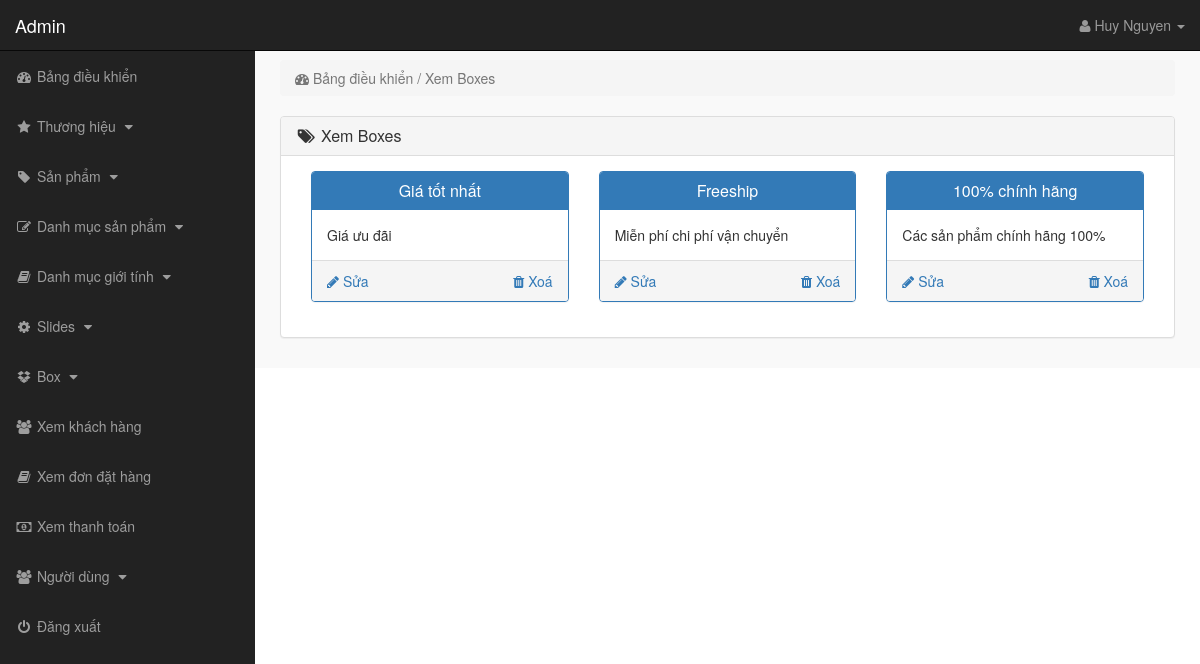
Screenshot of /admin_area/index.php?view_boxes (signed in) with the database file from the repository.
### tables this page shows
CREATE TABLE `boxes_section` (
  `box_id` int(10) NOT NULL,
  `box_title` text NOT NULL,
  `box_desc` text NOT NULL
);

### admin_area/view_boxes.php (the view)
<?php
if (!isset($_SESSION['admin_email'])) {
    echo "<script>window.open('login.php','_self')</script>";
} else {
?>
<div class="row">
    <div class="col-lg-12">
        <ol class="breadcrumb">
            <li class="active">
                <i class="fa fa-dashboard"></i> Bảng điều khiển / Xem Boxes
            </li>
        </ol>
    </div>
</div>
<div class="row">
    <div class="col-lg-12">
        <div class="panel panel-default">
            <div class="panel-heading">
                <h3 class="panel-title">
                    <i class="fa fa-tags fa-fw"></i> Xem Boxes
                </h3>
            </div>
            <div class="panel-body">
                <?php
                    $get_boxes = "select * from boxes_section";
                    $run_boxes = mysqli_query($conn, $get_boxes);
                    while ($run_boxes_section = mysqli_fetch_array($run_boxes)) {
                        $box_id = $run_boxes_section['box_id'];
                        $box_title = $run_boxes_section['box_title'];
                        $box_desc = $run_boxes_section['box_desc'];
                    ?>
                <div class="col-lg-4 col-md-4">
                    <div class="panel panel-primary">
                        <div class="panel-heading">
                            <h3 class="panel-title" align="center">
                                <?php echo $box_title; ?>
                            </h3>
                        </div>
                        <div class="panel-body">
                            <?php echo $box_desc; ?>
                        </div>
                        <div class="panel-footer">
                            <center>
                                <a href="index.php?delete_box=<?php echo $box_id; ?>" class="pull-right">
                                    <i class="fa fa-trash"></i> Xoá
                                </a>
                                <a href="index.php?edit_box=<?php echo $box_id; ?>" class="pull-left">
                                    <i class="fa fa-pencil"></i> Sửa
                                </a>
                                <div class="clearfix"></div>
                            </center>
                        </div>
                    </div>
                </div>
                <?php } ?>
            </div>
        </div>
    </div>
</div>
</div>
<?php } ?>

### admin_area/includes/sidebar.php (shortened to what this page needs)
<?php
if (!isset($_SESSION['admin_email'])) {
    echo "<script>window.open('login.php','_self')</script>";
} else {
?>
<nav class="navbar navbar-inverse navbar-fixed-top">
    <div class="navbar-header">
        <a href="index.php?dashboard" class="navbar-brand">Admin</a>
    </div>
    <ul class="nav navbar-right top-nav">
        <li class="dropdown">
            <a href="#" class="dropdown-toggle" data-toggle="dropdown">
                <i class="fa fa-user"></i> <?php echo $admin_name; ?> <b class="caret"></b>
            </a>
        </li>
    </ul>
    <div class="collapse navbar-collapse navbar-ex1-collapse">
        <ul class="nav navbar-nav side-nav">
            <li>
                <a href="index.php?dashboard">
                    <i class="fa fa-fw fa-dashboard"></i> Bảng điều khiển
                </a>
            </li>
            <li>
                <a href="#" data-toggle="collapse" data-target="#manufacturers">
                    <i class="fa fa-fw fa-star"></i> Thương hiệu
                    <i class="fa fa-fw fa-caret-down"></i>
                </a>
            </li>
            <li>
                <a href="#" data-toggle="collapse" data-target="#products">
                    <i class="fa fa-fw fa-tag"></i> Sản phẩm
                    <i class="fa fa-fw fa-caret-down"></i>
                </a>
            </li>
            <li>
                <a href="#" data-toggle="collapse" data-target="#p_cat">
                    <i class="fa fa-fw fa-edit"></i> Danh mục sản phẩm
                    <i class="fa fa-fw fa-caret-down"></i>
                </a>
            </li>
            <li>
                <a href="#" data-toggle="collapse" data-target="#cat">
                    <i class="fa fa-fw fa-book"></i> Danh mục giới tính
                    <i class="fa fa-fw fa-caret-down"></i>
                </a>
            </li>
            <li>
                <a href="#" data-toggle="collapse" data-target="#slides">
                    <i class="fa fa-fw fa-gear"></i> Slides
                    <i class="fa fa-fw fa-caret-down"></i>
                </a>
            </li>
            <li>
                <a href="#" data-toggle="collapse" data-target="#boxes">
                    <i class="fa fa-fw fa-dropbox"></i> Box
                    <i class="fa fa-fw fa-caret-down"></i>
                </a>
            </li>
            <li>
                <a href="index.php?view_customers">
                    <i class="fa fa-fw fa-users"></i> Xem khách hàng
                </a>
            </li>
            <li>
                <a href="index.php?view_orders">
                    <i class="fa fa-fw fa-book"></i> Xem đơn đặt hàng
                </a>
            </li>
            <li>
                <a href="index.php?view_payments">
                    <i class="fa fa-fw fa-money"></i> Xem thanh toán
                </a>
            </li>
            <li>
                <a href="#" data-toggle="collapse" data-target="#users">
                    <i class="fa fa-fw fa-users"></i> Người dùng
                    <i class="fa fa-fw fa-caret-down"></i>
                </a>
            </li>
            <li>
                <a href="logout.php">
                    <i class="fa fa-fw fa-power-off"></i> Đăng xuất
                </a>
            </li>
        </ul>
    </div>
</nav>
<?php } ?>

### admin_area/css/style.css (style rules this page uses)
body { margin-top: 100px; }
@media (min-width: 768px) { body { margin-top: 50px; } }
.top-nav { padding: 0 15px; }
.top-nav>li { display: inline-block; }
.top-nav>li>a { color: #999999; line-height: 20px; padding-top: 15px; padding-bottom: 15px; }
@media (min-width: 768px) { .side-nav { position: fixed; top: 51px; bottom: 0; width: 255px; overflow-y: auto; overflow-x: hidden; background-color: #222222; padding-bottom: 40px; border-radius: 0; } }
@media (min-width: 768px) { .side-nav>li>a { width: 255px; } }
.panel-body { border-radius: 5px; }

### rows the page displays
boxes_section: box_title "Giá tốt nhất", box_desc "Giá ưu đãi"
boxes_section: box_title "Freeship", box_desc "Miễn phí chi phí vận chuyển"
boxes_section: box_title "100% chính hãng", box_desc "Các sản phẩm chính hãng 100%"

### other values shown
$admin_name "Huy Nguyen"
